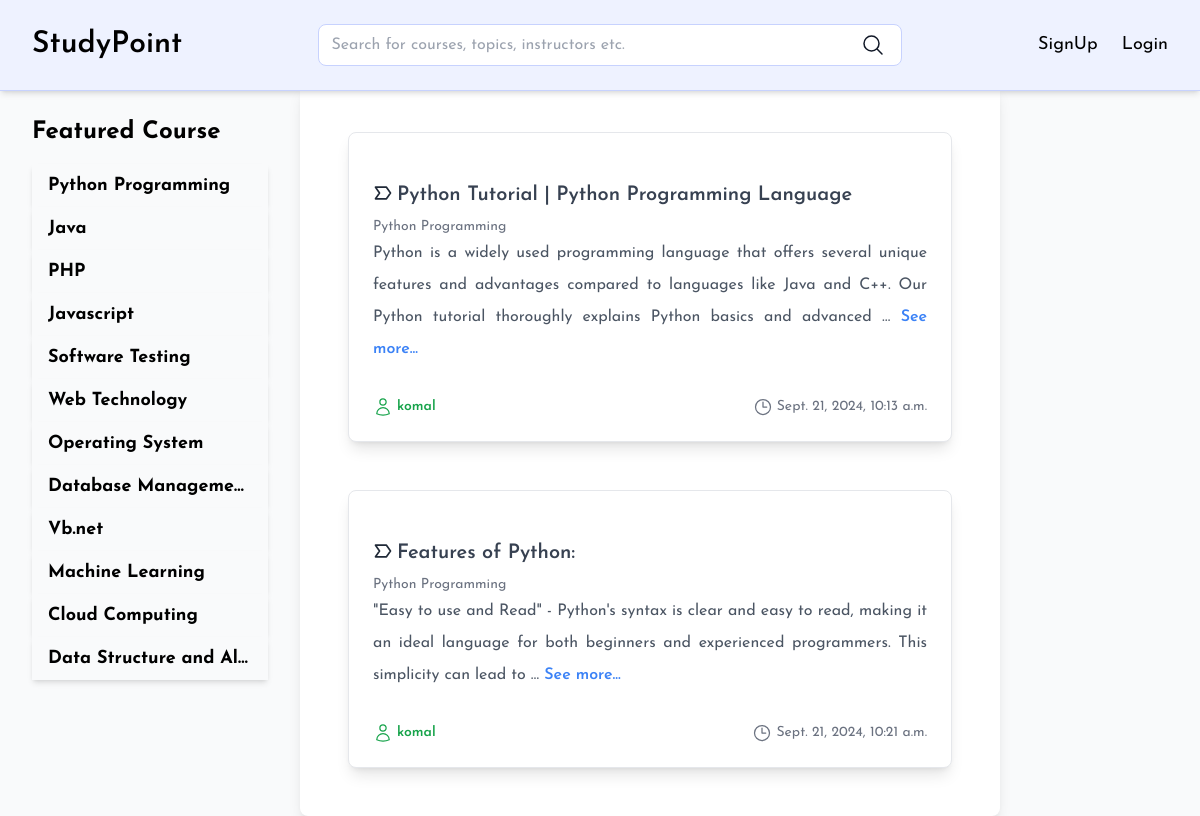
Screenshot of /view/1 with the database file from the repository.
### cms/models.py (models this page shows, shortened)
class Topics(models.Model):
    name = models.CharField(max_length=200)
    description = models.TextField()
    created_at = models.DateTimeField(auto_now_add=True)

class Content(models.Model):
    topic = models.ForeignKey(Topics, on_delete=models.CASCADE)
    tutorial = models.ForeignKey(Tutorial, on_delete=models.CASCADE)
    title = models.CharField(max_length=200)
    content = models.TextField()
    created_at = models.DateTimeField(auto_now_add=True)
    image = models.ImageField(upload_to='content/')
    author = models.ForeignKey(User, on_delete=models.SET_NULL, blank=True, null=True)

### cms/views.py (the view)
# urls.py: path("view/<int:tutorial_id>", view, name="view"),
def view(req, tutorial_id):
    tutorial = Tutorial.objects.get(pk=tutorial_id)
    data={}
    data['title'] = tutorial.name
    data['categories'] = Topics.objects.all()
    data['tutorial'] = tutorial
    data['posts'] = Content.objects.filter(tutorial_id=tutorial_id)
    return render(req, 'viewPage.html', data)

### templates/viewPage.html (shortened to what this page needs)
{% extends 'base.html' %}
{% block "content" %}
    {% for post in posts %}
    <div class="flex-1 flex flex-col p-6 space-y-4">
        <div class="flex p-6 bg-white rounded-lg shadow-lg border border-gray-200 gap-2 ">
            <div class="flex flex-col w-full mt-4">
                <a href="" class="text-xl font-semibold flex gap-1 my-2 text-gray-700">
                    <svg class="w-5 h-5 text-gray-800 dark:text-black mt-0.5" aria-hidden="true" xmlns="http://www.w3.org/2000/svg" width="20" height="20" fill="none" viewBox="0 0 24 24">
                        <path stroke="currentColor" stroke-linecap="round" stroke-linejoin="round" stroke-width="2" d="M16.153 19 21 12l-4.847-7H3l4.848 7L3 19h13.153Z"/>
                      </svg>
                    {{ post.title }}
                    </a>
                <p class="text-sm text-gray-500">{{post.topic.name}}</p>
                <p class="text-base text-gray-600 mb-4 leading-loose text-justify ">{{ post.content|truncatewords:30 }}
                <a href="{% url 'singleView' post.id %}" class="text-blue-500 font-semibold">See more...</a></p>
                <div class="flex items-center justify-between mt-4">
                    <span class="text-sm text-green-600 font-semibold flex gap-1">
                        {{ post.author }}
                    </span>
                    <span class="text-sm text-gray-500 flex gap-1">
                        <svg xmlns="http://www.w3.org/2000/svg" fill="none" viewBox="0 0 24 24" stroke-width="1.5" stroke="currentColor" class="w-5 h-5">
                            <path stroke-linecap="round" stroke-linejoin="round" d="M12 6v6h4.5m4.5 0a9 9 0 1 1-18 0 9 9 0 0 1 18 0Z" />
                        </svg>
                        {{ post.created_at}}
                    </span>
                </div>
            </div>
        </div>
    </div>
    {% endfor %}
{% endblock %}

### templates/base.html (shortened to what this page needs)
<!DOCTYPE html>
<html lang="en">
<head>
    <script src="https://cdn.tailwindcss.com"></script>
</head>
<body class="bg-gray-50 text-gray-900">
    <div class="flex flex-1 justify-between bg-indigo-50 py-6 border-b border-indigo-200 px-8 items-center shadow-md mb-5 fixed w-full ">
        <a href="{% url 'homePage' %}"><h1 class="text-3xl font-semibold text-black">StudyPoint</h1></a>
        <form action="{% url 'search' %}" method="get" class="flex bg-white rounded-lg w-full mx-[12%] border border-indigo-200">
            <input type="text" placeholder="Search for courses, topics, instructors etc." name="q" class="bg-transparent w-full px-3 py-2 rounded-lg">
            <button type="submit" class="px-4 py-2 rounded-lg flex">
                <svg xmlns="http://www.w3.org/2000/svg" fill="none" viewBox="0 0 24 24" stroke-width="1.5" stroke="currentColor" class="size-6">
                    <path stroke-linecap="round" stroke-linejoin="round" d="m21 21-5.197-5.197m0 0A7.5 7.5 0 1 0 5.196 5.196a7.5 7.5 0 0 0 10.607 10.607Z" />
                  </svg>
            </button>
        </form>
        <nav class="flex space-x-6 text-lg">
            {% if user.is_authenticated %}
                <a href="{% url 'homePage' %}" class="px-3 py-2 rounded-lg text-indigo-500 hover:text-indigo-800 flex flex-1 gap-1">
                    <svg class="w-6 h-6 " aria-hidden="true" xmlns="http://www.w3.org/2000/svg" width="24" height="24" fill="none" viewBox="0 0 24 24">
                        <path stroke="currentColor" stroke-linecap="round" stroke-linejoin="round" stroke-width="1.2" d="M12 21a9 9 0 1 0 0-18 9 9 0 0 0 0 18Zm0 0a8.949 8.949 0 0 0 4.951-1.488A3.987 3.987 0 0 0 13 16h-2a3.987 3.987 0 0 0-3.951 3.512A8.948 8.948 0 0 0 12 21Zm3-11a3 3 0 1 1-6 0 3 3 0 0 1 6 0Z"/>
                      </svg>
                    {{user.username}}
                </a>
                <a href="{% url 'logout' %}" class="text-white px-3 py-2 rounded-lg hover:text-indigo-500 transition duration-1000 bg-indigo-700 hover:bg-indigo-50">Logout</a>
            {% else %}
                <a href="{% url 'register' %}" class="text-black hover:text-indigo-500 transition duration-300">SignUp</a>
                <a href="{% url 'login' %}" class="text-black hover:text-indigo-500 transition duration-300">Login</a>
            {% endif %}
        </nav>
    </div>
    <div class="flex flex-1 pt-[7%]">
        <div class="w-3/12 p-8">
            <h2 class="text-2xl font-bold text-black mb-4">Featured Course</h2>
            <div class="flex flex-col">
                {% for cat in categories %}
                    <a href="{% url 'filter' cat.id %}"
                       class="{% if cat.id == active_category_id %}bg-indigo-800 text-white{% else %}bg-gray-50 hover:bg-indigo-50 {% endif %} text-black shadow-md text-[18px] px-4 font-bold py-2 truncate">
                        {{ cat.name }}
                    </a>
                {% endfor %}
            </div>
        </div>
        <div class="w-9/12 bg-white shadow-lg rounded-lg p-6 w-[700px]">
            {% block "content" %}{% endblock %}
        </div>
    </div>
</body>
</html>

### templates/base.html (style rules this page uses)
* { font-family: "Josefin Sans", sans-serif!important; }

### rows the page displays
Topics: name "Python Programming"
Topics: name "Java"
Topics: name "PHP"
Topics: name "Javascript"
Topics: name "Software Testing"
Topics: name "Web Technology"
Topics: name "Operating System"
Topics: name "Database Manageme…"
Topics: name "Vb.net"
Topics: name "Machine Learning"
Topics: name "Cloud Computing"
Topics: name "Data Structure and Al…"
Content: title "Python Tutorial | Python Programming Language", topic.name "Python Programming", content "Python is a widely used programming language that offers several unique features and advantages compared to languages like Java and C++. Our Python tutorial thoroughly explains Python basics and advanced …", author "komal", created_at "Sept. 21, 2024, 10:13 a.m."
Content: title "Features of Python:", topic.name "Python Programming", content "\"Easy to use and Read\" - Python's syntax is clear and easy to read, making it an ideal language for both beginners and experienced programmers. This simplicity can lead to …", author "komal", created_at "Sept. 21, 2024, 10:21 a.m."
